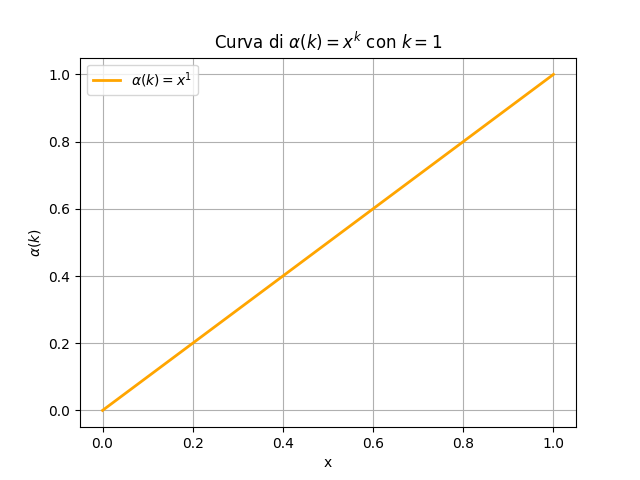

Python code for this plot:
import matplotlib.pyplot as plt
import numpy as np

# Parametri
k = 1
x = np.linspace(0, 1, 200)
y = x**k

# Creazione del grafico con colore personalizzato
plt.plot(x, y, color="orange", label=r"$\alpha(k) = x^1$", linewidth=2)
plt.title(r"Curva di $\alpha(k) = x^k$ con $k = 1$")
plt.xlabel("x")
plt.ylabel(r"$\alpha(k)$")
plt.grid(True)
plt.legend()
plt.show()
